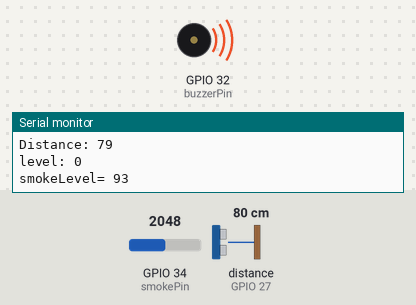
Recording of a sketch running on a simulated ESP32. Shown: buzzer (waves = sounding, pin HIGH), the last lines printed to the serial monitor. Wiring (inferred from the names in the program): ultrasonic range finder: trigger GPIO 26; echo GPIO 27. Inputs (shaded band) come from the test bench; at power-on: GPIO 34 (smokePin) = 2048, distance to the obstacle (sensor on GPIO 27) 80 cm. The echo pulse lasts 58.3 µs per cm; WiFi joins after 1.5 s; servers stay silent unless stated; pins used as bus, display or sensor lines are not drawn.

Above: at 1.29 s.
1.3 s: GPIO 34 (smokePin) set to 1736
4.3 s: GPIO 34 (smokePin) set to 1633
At 5.2 s:
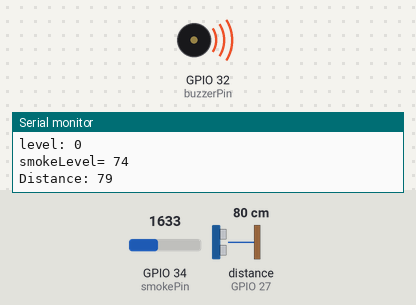
7.3 s: distance to the obstacle (sensor on GPIO 27) set to 2 cm
10.3 s: GPIO 34 (smokePin) set to 2047
At 10.59 s:
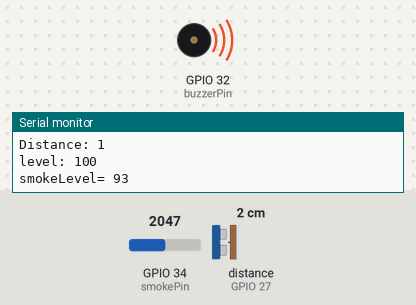
Timing chart, 0 to 14.3 s (numbered marks = the images above; inputs shaded):
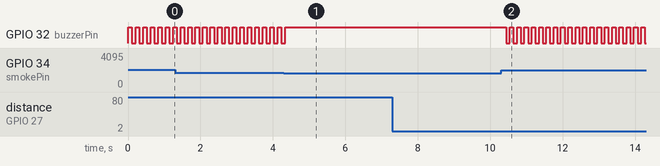

The sketch:

comb_main_with_header.ino
```cpp
/*
  Sketch generated by the Arduino IoT Cloud Thing "Untitled"
  https://create.arduino.cc/cloud/things/55c7aba9-e82d-41c7-b0d1-3d9c6e970038

  Arduino IoT Cloud Variables description

  The following variables are automatically generated and updated when changes are made to the Thing

  float humidityLevel;
  float temperatureLevel;
  int garbageLevel;
  int smokeLevel;
  bool led;

  Variables which are marked as READ/WRITE in the Cloud Thing will also have functions
  which are called when their values are changed from the Dashboard.
  These functions are generated with the Thing and added at the end of this sketch.
*/


// Code generated by Arduino IoT Cloud, DO NOT EDIT.

#include <ArduinoIoTCloud.h>
#include <Arduino_ConnectionHandler.h>
#include "soc/soc.h"
#include "soc/rtc_cntl_reg.h"

const char DEVICE_LOGIN_NAME[]  = "7df73a7c-abd1-42e1-9989-37a756a0047d";

const char SSID[]               = "DESKTOP-E94LRPK 1588";    // Network SSID (name)
const char PASS[]               = "dorcasaphia";    // Network password (use for WPA, or use as key for WEP)
const char DEVICE_KEY[]  = "NYNNQRXEUECNT871JEUK";    // Secret device password


float humidityLevel;
float temperatureLevel;
int garbageLevel;
int smokeLevel;
bool led;

void initProperties(){

  ArduinoCloud.setBoardId(DEVICE_LOGIN_NAME);
  ArduinoCloud.setSecretDeviceKey(DEVICE_KEY);
  ArduinoCloud.addProperty(humidityLevel, READ, ON_CHANGE, NULL);
  ArduinoCloud.addProperty(temperatureLevel, READ, ON_CHANGE, NULL);
  ArduinoCloud.addProperty(garbageLevel, READ, ON_CHANGE, NULL);
  ArduinoCloud.addProperty(smokeLevel, READ, ON_CHANGE, NULL);
  ArduinoCloud.addProperty(led, READ, ON_CHANGE, NULL);

}

WiFiConnectionHandler ArduinoIoTPreferredConnection(SSID, PASS);


const int pingPin = 26;// Sets the trigger Pin
const int echoPin = 27;
const int smokePin = 34;
const int buzzerPin = 32;

long duration;
int distance;

void setup() {
  // Initialize serial and wait for port to open:
  Serial.begin(9600);
  WRITE_PERI_REG(RTC_CNTL_BROWN_OUT_REG, 0);
  pinMode(pingPin, OUTPUT); // Sets the trigger Pin as an Output
  pinMode(echoPin, INPUT); // Sets the echoPin as an Input
  pinMode(smokePin,INPUT);
  pinMode(buzzerPin,OUTPUT);

  // Defined in thingProperties.h
  initProperties();

  // Connect to Arduino IoT Cloud
  ArduinoCloud.begin(ArduinoIoTPreferredConnection);

  /*
     The following function allows you to obtain more information
     related to the state of network and IoT Cloud connection and errors
     the higher number the more granular information you’ll get.
     The default is 0 (only errors).
     Maximum is 4
 */
  setDebugMessageLevel(2);
  ArduinoCloud.printDebugInfo();
}

void loop() {
  ArduinoCloud.update();
  // Your code here
  digitalWrite(pingPin, LOW); // Clears the trigger Pin
  delayMicroseconds(2);

  digitalWrite(pingPin, HIGH);// Sets the trigger Pin on HIGH state for 10 micro seconds
  delayMicroseconds(10);

  digitalWrite(pingPin, LOW);

  duration = pulseIn(echoPin, HIGH);// Reads the echoPin, returns the sound wave travel time in microseconds

  distance = duration * 0.034 / 2;// Calculating the distance

  Serial.print("Distance: ");
  Serial.println(distance);
  garbageLevel=map(distance,5,35,100,0);
  if (garbageLevel>100){
    garbageLevel=100;
    }
  else if (garbageLevel<0){
    garbageLevel=0;
    }
  Serial.print("level: ");
  Serial.println(garbageLevel);

  int analogSensor = analogRead(smokePin);
  smokeLevel=map(analogSensor,0,2200,0,100);
  Serial.print("smokeLevel= ");
  Serial.println(smokeLevel);

    if (smokeLevel>75){
    digitalWrite(buzzerPin, HIGH);
    delay(100);
    digitalWrite(buzzerPin, LOW);
    delay(100);
  }
  else
  {
     digitalWrite(buzzerPin, HIGH);

  }
  if (smokeLevel>75){
    led=true;
  }
  else{
    led=false;
  }


}
```

Measured:
- the behaviour switches between 1672 and 1671 on GPIO 34 (smokePin) (found by bisection; images 0 and 1)
- after the input at 4.3 s, GPIO 32 (buzzerPin): goes on until 4.3 s, then stays HIGH
- after the input at 10.3 s, GPIO 32 (buzzerPin): alternates HIGH for 0.10 s and LOW for 0.10 s, starting after 0.14 s
- by itself, GPIO 32 (buzzerPin): alternates HIGH for 0.10 s and LOW for 0.11 s
